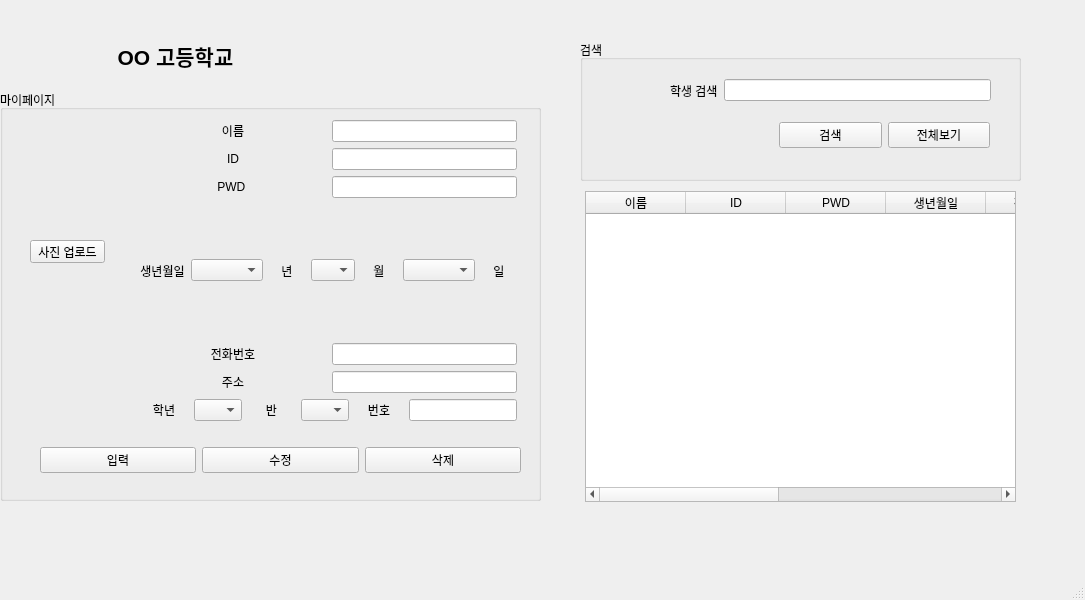
<?xml version="1.0" encoding="UTF-8"?>
<ui version="4.0">
 <class>MainWindow</class>
 <widget class="QMainWindow" name="MainWindow">
  <property name="geometry">
   <rect>
    <x>0</x>
    <y>0</y>
    <width>1085</width>
    <height>600</height>
   </rect>
  </property>
  <property name="windowTitle">
   <string>MainWindow</string>
  </property>
  <widget class="QWidget" name="centralwidget">
   <widget class="QTableWidget" name="tblstudent">
    <property name="geometry">
     <rect>
      <x>585</x>
      <y>191</y>
      <width>431</width>
      <height>311</height>
     </rect>
    </property>
    <column>
     <property name="text">
      <string>이름</string>
     </property>
    </column>
    <column>
     <property name="text">
      <string>ID</string>
     </property>
    </column>
    <column>
     <property name="text">
      <string>PWD</string>
     </property>
    </column>
    <column>
     <property name="text">
      <string>생년월일</string>
     </property>
    </column>
    <column>
     <property name="text">
      <string>전화번호</string>
     </property>
    </column>
    <column>
     <property name="text">
      <string>주소</string>
     </property>
    </column>
    <column>
     <property name="text">
      <string>반</string>
     </property>
    </column>
    <column>
     <property name="text">
      <string>학년</string>
     </property>
    </column>
    <column>
     <property name="text">
      <string>번호</string>
     </property>
    </column>
   </widget>
   <widget class="QLabel" name="label_2">
    <property name="geometry">
     <rect>
      <x>100</x>
      <y>30</y>
      <width>151</width>
      <height>51</height>
     </rect>
    </property>
    <property name="font">
     <font>
      <pointsize>16</pointsize>
      <weight>75</weight>
      <bold>true</bold>
     </font>
    </property>
    <property name="text">
     <string>OO 고등학교</string>
    </property>
    <property name="alignment">
     <set>Qt::AlignCenter</set>
    </property>
   </widget>
   <widget class="QGroupBox" name="groupBox_2">
    <property name="geometry">
     <rect>
      <x>580</x>
      <y>40</y>
      <width>441</width>
      <height>141</height>
     </rect>
    </property>
    <property name="title">
     <string>검색</string>
    </property>
    <widget class="QWidget" name="horizontalLayoutWidget">
     <property name="geometry">
      <rect>
       <x>90</x>
       <y>30</y>
       <width>321</width>
       <height>41</height>
      </rect>
     </property>
     <layout class="QHBoxLayout" name="horizontalLayout">
      <item>
       <widget class="QLabel" name="label_4">
        <property name="text">
         <string>학생 검색</string>
        </property>
       </widget>
      </item>
      <item>
       <widget class="QLineEdit" name="std_search">
        <property name="sizePolicy">
         <sizepolicy hsizetype="Expanding" vsizetype="Fixed">
          <horstretch>0</horstretch>
          <verstretch>0</verstretch>
         </sizepolicy>
        </property>
       </widget>
      </item>
     </layout>
    </widget>
    <widget class="QWidget" name="horizontalLayoutWidget_2">
     <property name="geometry">
      <rect>
       <x>199</x>
       <y>80</y>
       <width>211</width>
       <height>31</height>
      </rect>
     </property>
     <layout class="QHBoxLayout" name="horizontalLayout_2">
      <item>
       <widget class="QPushButton" name="btn_search">
        <property name="text">
         <string>검색</string>
        </property>
       </widget>
      </item>
      <item>
       <widget class="QPushButton" name="btn_all">
        <property name="text">
         <string>전체보기</string>
        </property>
       </widget>
      </item>
     </layout>
    </widget>
   </widget>
   <widget class="QGroupBox" name="groupBox">
    <property name="geometry">
     <rect>
      <x>0</x>
      <y>90</y>
      <width>541</width>
      <height>411</height>
     </rect>
    </property>
    <property name="title">
     <string>마이페이지</string>
    </property>
    <widget class="QLabel" name="label_3">
     <property name="geometry">
      <rect>
       <x>30</x>
       <y>40</y>
       <width>81</width>
       <height>91</height>
      </rect>
     </property>
     <property name="text">
      <string/>
     </property>
     <property name="pixmap">
      <pixmap>../image/다운로드 (9).png</pixmap>
     </property>
    </widget>
    <widget class="QPushButton" name="input_std_photo">
     <property name="geometry">
      <rect>
       <x>30</x>
       <y>150</y>
       <width>75</width>
       <height>23</height>
      </rect>
     </property>
     <property name="text">
      <string>사진 업로드</string>
     </property>
    </widget>
    <widget class="QWidget" name="verticalLayoutWidget">
     <property name="geometry">
      <rect>
       <x>140</x>
       <y>30</y>
       <width>377</width>
       <height>301</height>
      </rect>
     </property>
     <layout class="QVBoxLayout" name="verticalLayout">
      <item>
       <layout class="QHBoxLayout" name="horizontalLayout_3">
        <item>
         <widget class="QLabel" name="label_13">
          <property name="text">
           <string>이름</string>
          </property>
          <property name="alignment">
           <set>Qt::AlignCenter</set>
          </property>
         </widget>
        </item>
        <item>
         <widget class="QLineEdit" name="input_std_name">
          <property name="sizePolicy">
           <sizepolicy hsizetype="Preferred" vsizetype="Fixed">
            <horstretch>0</horstretch>
            <verstretch>0</verstretch>
           </sizepolicy>
          </property>
         </widget>
        </item>
       </layout>
      </item>
      <item>
       <layout class="QHBoxLayout" name="horizontalLayout_4">
        <item>
         <widget class="QLabel" name="label_6">
          <property name="text">
           <string>ID</string>
          </property>
          <property name="alignment">
           <set>Qt::AlignCenter</set>
          </property>
         </widget>
        </item>
        <item>
         <widget class="QLineEdit" name="input_std_id">
          <property name="sizePolicy">
           <sizepolicy hsizetype="Preferred" vsizetype="Fixed">
            <horstretch>0</horstretch>
            <verstretch>0</verstretch>
           </sizepolicy>
          </property>
         </widget>
        </item>
       </layout>
      </item>
      <item>
       <layout class="QHBoxLayout" name="horizontalLayout_10">
        <item>
         <widget class="QLabel" name="label_7">
          <property name="text">
           <string>PWD </string>
          </property>
          <property name="alignment">
           <set>Qt::AlignCenter</set>
          </property>
         </widget>
        </item>
        <item>
         <widget class="QLineEdit" name="input_std_pwd">
          <property name="sizePolicy">
           <sizepolicy hsizetype="Preferred" vsizetype="Fixed">
            <horstretch>0</horstretch>
            <verstretch>0</verstretch>
           </sizepolicy>
          </property>
         </widget>
        </item>
       </layout>
      </item>
      <item>
       <layout class="QHBoxLayout" name="horizontalLayout_5">
        <item>
         <widget class="QLabel" name="label_8">
          <property name="text">
           <string>생년월일</string>
          </property>
          <property name="alignment">
           <set>Qt::AlignCenter</set>
          </property>
         </widget>
        </item>
        <item>
         <widget class="QComboBox" name="btn_std_year"/>
        </item>
        <item>
         <widget class="QLabel" name="label_14">
          <property name="text">
           <string>년</string>
          </property>
          <property name="alignment">
           <set>Qt::AlignCenter</set>
          </property>
         </widget>
        </item>
        <item>
         <widget class="QComboBox" name="btn_std_month">
          <item>
           <property name="text">
            <string/>
           </property>
          </item>
          <item>
           <property name="text">
            <string>1</string>
           </property>
          </item>
          <item>
           <property name="text">
            <string>2</string>
           </property>
          </item>
          <item>
           <property name="text">
            <string>3</string>
           </property>
          </item>
          <item>
           <property name="text">
            <string>4</string>
           </property>
          </item>
          <item>
           <property name="text">
            <string>5</string>
           </property>
          </item>
          <item>
           <property name="text">
            <string>6</string>
           </property>
          </item>
          <item>
           <property name="text">
            <string>7</string>
           </property>
          </item>
          <item>
           <property name="text">
            <string>8</string>
           </property>
          </item>
          <item>
           <property name="text">
            <string>9</string>
           </property>
          </item>
          <item>
           <property name="text">
            <string>10</string>
           </property>
          </item>
          <item>
           <property name="text">
            <string>11</string>
           </property>
          </item>
          <item>
           <property name="text">
            <string>12</string>
           </property>
          </item>
         </widget>
        </item>
        <item>
         <widget class="QLabel" name="label_15">
          <property name="text">
           <string>월</string>
          </property>
          <property name="alignment">
           <set>Qt::AlignCenter</set>
          </property>
         </widget>
        </item>
        <item>
         <widget class="QComboBox" name="btn_std_day"/>
        </item>
        <item>
         <widget class="QLabel" name="label_16">
          <property name="text">
           <string>일</string>
          </property>
          <property name="alignment">
           <set>Qt::AlignCenter</set>
          </property>
         </widget>
        </item>
       </layout>
      </item>
      <item>
       <layout class="QHBoxLayout" name="horizontalLayout_7">
        <item>
         <widget class="QLabel" name="label_9">
          <property name="text">
           <string>전화번호</string>
          </property>
          <property name="alignment">
           <set>Qt::AlignCenter</set>
          </property>
         </widget>
        </item>
        <item>
         <widget class="QLineEdit" name="input_std_mobile">
          <property name="sizePolicy">
           <sizepolicy hsizetype="Preferred" vsizetype="Fixed">
            <horstretch>0</horstretch>
            <verstretch>0</verstretch>
           </sizepolicy>
          </property>
         </widget>
        </item>
       </layout>
      </item>
      <item>
       <layout class="QHBoxLayout" name="horizontalLayout_9">
        <item>
         <widget class="QLabel" name="label_10">
          <property name="text">
           <string>주소</string>
          </property>
          <property name="alignment">
           <set>Qt::AlignCenter</set>
          </property>
         </widget>
        </item>
        <item>
         <widget class="QLineEdit" name="input_std_addr">
          <property name="sizePolicy">
           <sizepolicy hsizetype="Preferred" vsizetype="Fixed">
            <horstretch>0</horstretch>
            <verstretch>0</verstretch>
           </sizepolicy>
          </property>
         </widget>
        </item>
       </layout>
      </item>
      <item>
       <layout class="QHBoxLayout" name="horizontalLayout_6">
        <item>
         <widget class="QLabel" name="label_12">
          <property name="text">
           <string>학년</string>
          </property>
          <property name="alignment">
           <set>Qt::AlignCenter</set>
          </property>
         </widget>
        </item>
        <item>
         <widget class="QComboBox" name="btn_std_grade">
          <item>
           <property name="text">
            <string/>
           </property>
          </item>
         </widget>
        </item>
        <item>
         <widget class="QLabel" name="label_5">
          <property name="text">
           <string>반</string>
          </property>
          <property name="alignment">
           <set>Qt::AlignCenter</set>
          </property>
         </widget>
        </item>
        <item>
         <widget class="QComboBox" name="btn_std_class">
          <item>
           <property name="text">
            <string/>
           </property>
          </item>
         </widget>
        </item>
        <item>
         <widget class="QLabel" name="label_11">
          <property name="text">
           <string>번호</string>
          </property>
          <property name="alignment">
           <set>Qt::AlignCenter</set>
          </property>
         </widget>
        </item>
        <item>
         <widget class="QLineEdit" name="input_std_no">
          <property name="sizePolicy">
           <sizepolicy hsizetype="Preferred" vsizetype="Fixed">
            <horstretch>0</horstretch>
            <verstretch>0</verstretch>
           </sizepolicy>
          </property>
         </widget>
        </item>
       </layout>
      </item>
     </layout>
    </widget>
    <widget class="QWidget" name="horizontalLayoutWidget_11">
     <property name="geometry">
      <rect>
       <x>40</x>
       <y>350</y>
       <width>481</width>
       <height>41</height>
      </rect>
     </property>
     <layout class="QHBoxLayout" name="horizontalLayout_11">
      <item>
       <widget class="QPushButton" name="btn_add">
        <property name="text">
         <string>입력</string>
        </property>
       </widget>
      </item>
      <item>
       <widget class="QPushButton" name="btn_mod">
        <property name="text">
         <string>수정</string>
        </property>
       </widget>
      </item>
      <item>
       <widget class="QPushButton" name="btn_del">
        <property name="text">
         <string>삭제</string>
        </property>
       </widget>
      </item>
     </layout>
    </widget>
   </widget>
  </widget>
  <widget class="QStatusBar" name="statusbar"/>
 </widget>
 <resources/>
 <connections/>
</ui>
